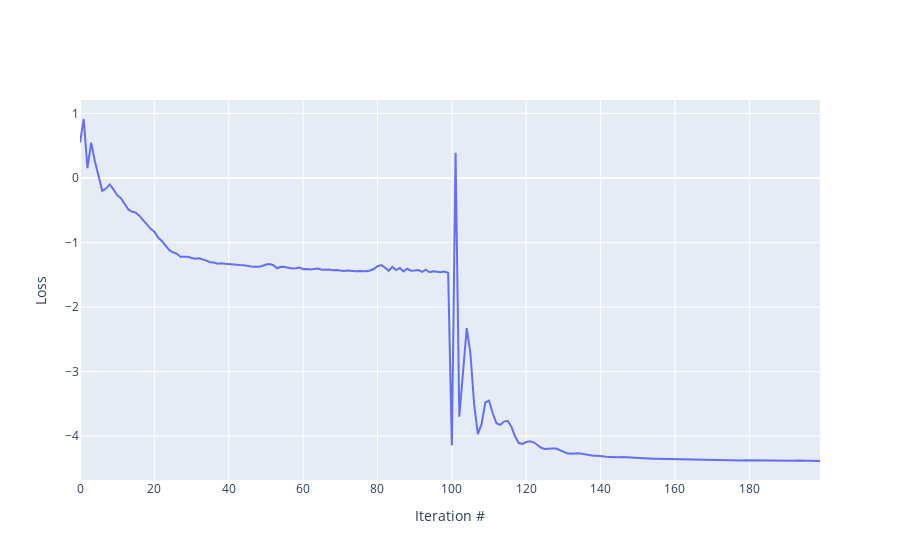

Notebook code for this chart:
### Markdown cell above
### Training by energy
We will now train with the KL loss to teach the network to focus on both low energy states.

### Code cell
optimizer = torch.optim.Adam([p for p in model.parameters() if p.requires_grad==True], lr=lr2) 
training_set_2 = (z.astype('float32'))
trainloader_2 = data.DataLoader(dataset=training_set_2, batch_size=batch_size2)

while t < iter1 + iter2:
    for batch_z in trainloader_2:  
        # KL loss function
        loss = model.loss_kl(batch_z)
        losses.append(loss.item()) # save values for plotting later 
    
        # Training on KL loss
        optimizer.zero_grad() # Set grads to zero, else PyTorch will accumulate gradients on each backprop
        loss.backward(retain_graph=True)
        optimizer.step()
        
        t = t + 1 # iteration count
        if t % 25 == 0:
            print('iter %s:' % t, 'loss = %.3f' % loss)

# Visualize loss
fig = go.Figure() # plotly reference: https://plot.ly/python/line-charts/
fig.add_trace(go.Scatter(x=np.arange(len(losses)), y=losses,
                    mode='lines',
                    name='lines'))

fig.update_layout(yaxis_title='Loss', xaxis_title='Iteration #')

### Figure 1 — Plotly figure (JSON) as saved in the notebook; plotly's stock layout.template omitted (floating-point values rounded to 4 significant figures; data arrays with more than 128 entries replaced by an {"elided": "..."} marker saying what was removed)
{"data": [{"mode": "lines", "name": "lines", "type": "scatter", "x": {"elided": "200 int values"}, "y": {"elided": "200 float values"}}], "layout": {"xaxis": {"title": {"text": "Iteration #"}}, "yaxis": {"title": {"text": "Loss"}}}}
